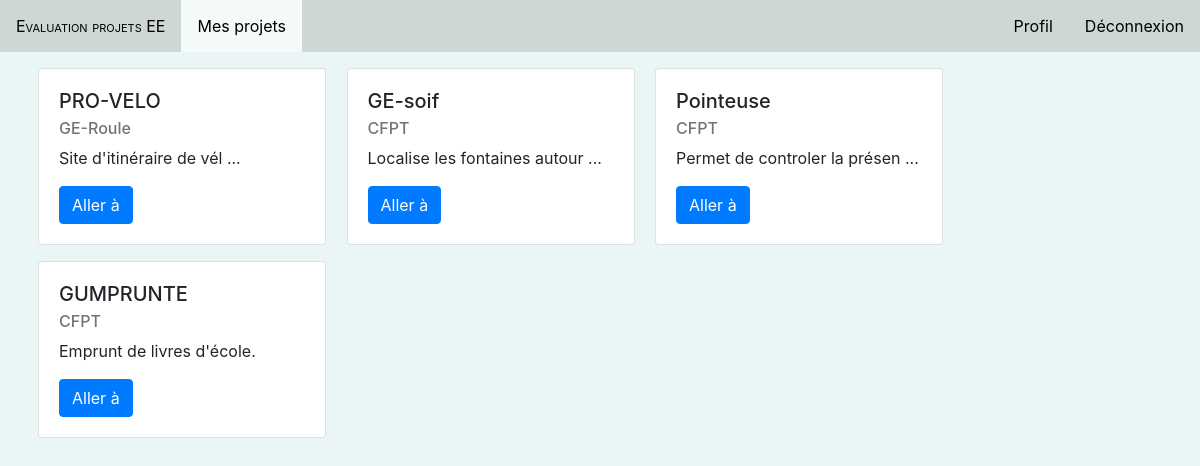
/index.php?page=projets (signed in), run on the app's committed database.
### tables this page shows
CREATE TABLE `travaille_pour` (
  `idProjet` int(11) NOT NULL,
  `idEleve` int(11) NOT NULL,
  `estEvalue` tinyint(1) NOT NULL DEFAULT '0'
);

CREATE TABLE `projets` (
  `idProjet` int(11) NOT NULL,
  `titre` varchar(50) NOT NULL,
  `description` varchar(500) NOT NULL,
  `client` varchar(50) NOT NULL,
  `dureePrevue` varchar(10) NOT NULL,
  `dateDebut` date NOT NULL,
  `idDomaine` int(11) NOT NULL,
  `idUtilisateur` int(11) NOT NULL
);

### model/getProjetsEleve.php (called while the page is built)
<?php
function GetProjetsEleve()
{
  $db = connectDB();
  $query = $db->prepare("SELECT * FROM projets INNER JOIN travaille_pour ON projets.idProjet = travaille_pour.idProjet INNER JOIN eleves ON travaille_pour.idEleve = eleves.idEleve WHERE eleves.idUtilisateur = ?");
  $query->bindParam(1, $_SESSION["id"]);
  if ($query->execute()) {
    $tab = $query->fetchAll(PDO::FETCH_ASSOC);
    return $tab;
  }
  else {
    header('Location: ');
  }
}
?>

### views/projetsEleve.php (the view, shortened to what this page needs)
<?php
include 'model/getProjetsEleve.php';
if (!empty(GetProjetsEleve())) {
  echo "<div class=\"container\">";
  echo "<div class=\"row mt-3\">";
  foreach (GetProjetsEleve() as $projet) {
    if (strlen($projet["description"]) > 32) {
      $projet["description"] = substr($projet["description"], 0, 30) . " ...";
    }
    echo "<div class=\"card card-custom mx-2 mb-3\" style=\"width: 18rem;\">";
    echo "<div class=\"card-body\">";
    echo "<h5 class=\"card-title\">".$projet["titre"]."</h5>";
    echo "<h6 class=\"card-subtitle mb-2 text-muted\">".$projet["client"]."</h6>";
    echo "<p class=\"card-text\">".$projet["description"]."</p>";
    echo "<form method=\"POST\" action=\"model/afficheDetailGestion.php\">";
    echo "<button type=\"submit\" class=\"btn btn-primary\">Aller à</button>";
    echo "</form>";
    echo "</div>";
    echo "</div>&nbsp;";
  }
  echo "</div>";
  echo "</div>";
}
else {
  echo '<div class="container"><br><br><div class="alert alert-secondary">Vous n\'avez été ajouté à aucun projets</div></div>';
}
   ?>

### css/style.css (style rules this page uses)
html, body { background-color: #EAF5F5 !important; }

### data on the page
travaille_pour: idProjet.titre "PRO-VELO", idProjet.client "GE-Roule", description "Site d'itinéraire de vél ..."
travaille_pour: idProjet.titre "GE-soif", idProjet.client "CFPT", description "Localise les fontaines autour ..."
travaille_pour: idProjet.titre "Pointeuse", idProjet.client "CFPT", description "Permet de controler la présen ..."
travaille_pour: idProjet.titre "GUMPRUNTE", idProjet.client "CFPT", idProjet.description "Emprunt de livres d'école."
